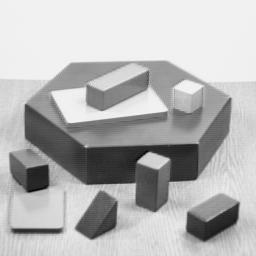
#> input picture pictures/blox.jpg, 256 x 256 px, given in place of the camera
$ python '80.视频分析-背景消除与前景ROI提取.py'
#> lines starting #> are read from the running program, lines starting #| are printed output that depends on the picture; after the words box and inside, x2 and y2 are one past the last pixel; in counts of white or black regions, pixels touching at a corner belong together
#> further down, frame is the input picture: shape (256, 256, 3); min 0, max 252, mean 182.8
# 视频分析-背景消除与 前景ROI提取
# 通过视频中的背景进行建模，实现背景消除，生成mask图像，通过对mask二值图像分析实现前景活动对象ROI区域
# 的提取， 是很多视频监控分析软件常用的手段之一，该方法很实时！
# 整体步骤如下：
# 1.初始化背景建模对象GMM
# 2.读取视频一帧
# 3.使用背景建模消除生成mask
# 4.对mask进行轮廓分析提取ROI
# 5.绘制ROI对象

import numpy as np
import cv2 as cv


cap = cv.VideoCapture(0)
fgbg = cv.createBackgroundSubtractorMOG2(
    history=500, varThreshold=100, detectShadows=False)


def process(image, opt=1):
#> called with opt = 1
    mask = fgbg.apply(image)
#> mask: shape (256, 256); every value is 255
    line = cv.getStructuringElement(cv.MORPH_RECT, (1, 5), (-1, -1))
    mask = cv.morphologyEx(mask, cv.MORPH_OPEN, line)
    cv.imshow("mask", mask)
    # 轮廓最大，发现最大轮廓
    contours, hierarchy = cv.findContours(mask, cv.RETR_EXTERNAL, cv.CHAIN_APPROX_SIMPLE)
#> contours = [[[0, 0], [0, 255], [255, 255], [255, 0]]]
    for c in range(len(contours)):
        area = cv.contourArea(contours[c])
        if area < 150:
            continue
        rect = cv.minAreaRect(contours[c])
        cv.ellipse(image, rect, (0, 255, 0), 2, 8)
        cv.circle(image, (np.int32(rect[0][0]), np.int32(rect[0][1])), 2, (255, 0, 0), 2, 8, 0)
#> this loop made 1 pass
#> (area, rect) on pass 1: (65025, ((127.5, 127.5), (255, 255), -90))
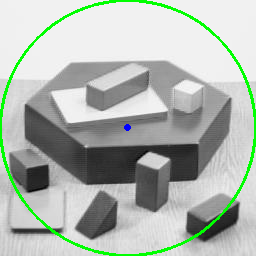
#> image: shape (256, 256, 3); 3.44% of pixels changed, all inside (x1, y1, x2, y2) = (0, 0, 256, 256)
    return image, mask


while True:
    ret, frame = cap.read()
    cv.imwrite("input.png", frame)
    cv.imshow("input", frame)
    result, m_ = process(frame)
    cv.imshow("result", result)
    k = cv.waitKey(50) & 0xff
#> (key Esc is pressed here)
    if k == 27:
        break

cap.release()
cv.destroyAllWindows()

$ run again, on pictures/circles.jpg
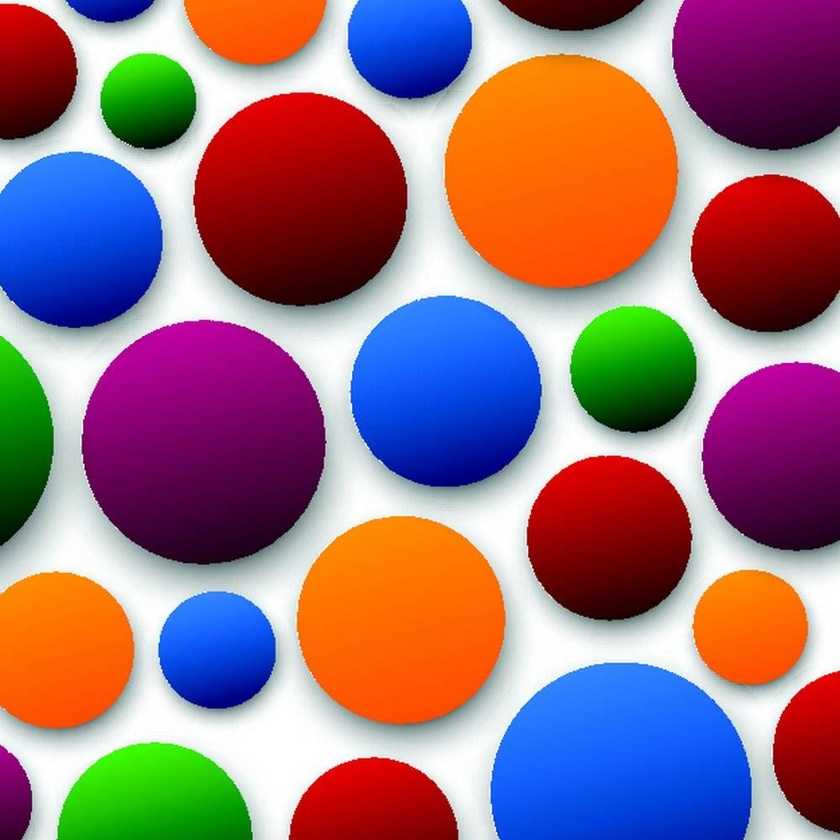
#> input picture pictures/circles.jpg, 840 x 840 px, shrunk from 1000 x 1000 before the run, given in place of the camera
#> frame is the input picture: shape (840, 840, 3); mean B, G, R 123.4, 113.5, 151.2
#> mask: shape (840, 840); every value is 255
#> contours = [[[0, 0], [0, 839], [839, 839], [839, 0]]]
#> the loop in process, `for c in range(len(contours)):` made 1 pass
#> (area, rect) on pass 1: (703921, ((419.5, 419.5), (839, 839), -90))
#> after the loop in process, `for c in range(len(contours)):`:
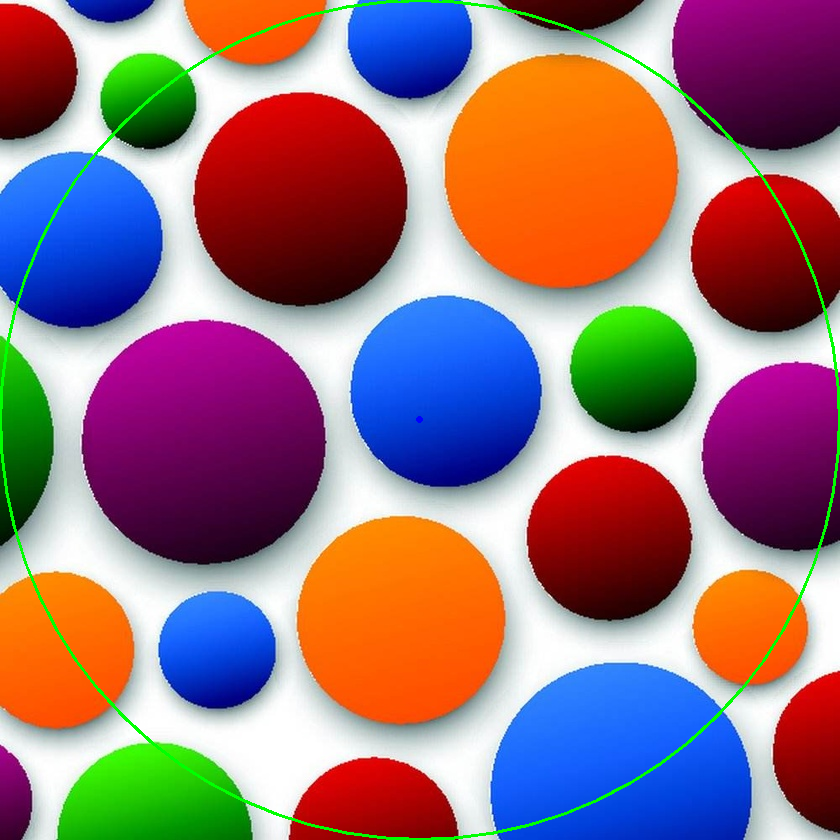
#> image: shape (840, 840, 3); 1.11% of pixels changed, all inside (x1, y1, x2, y2) = (0, 0, 840, 840)
